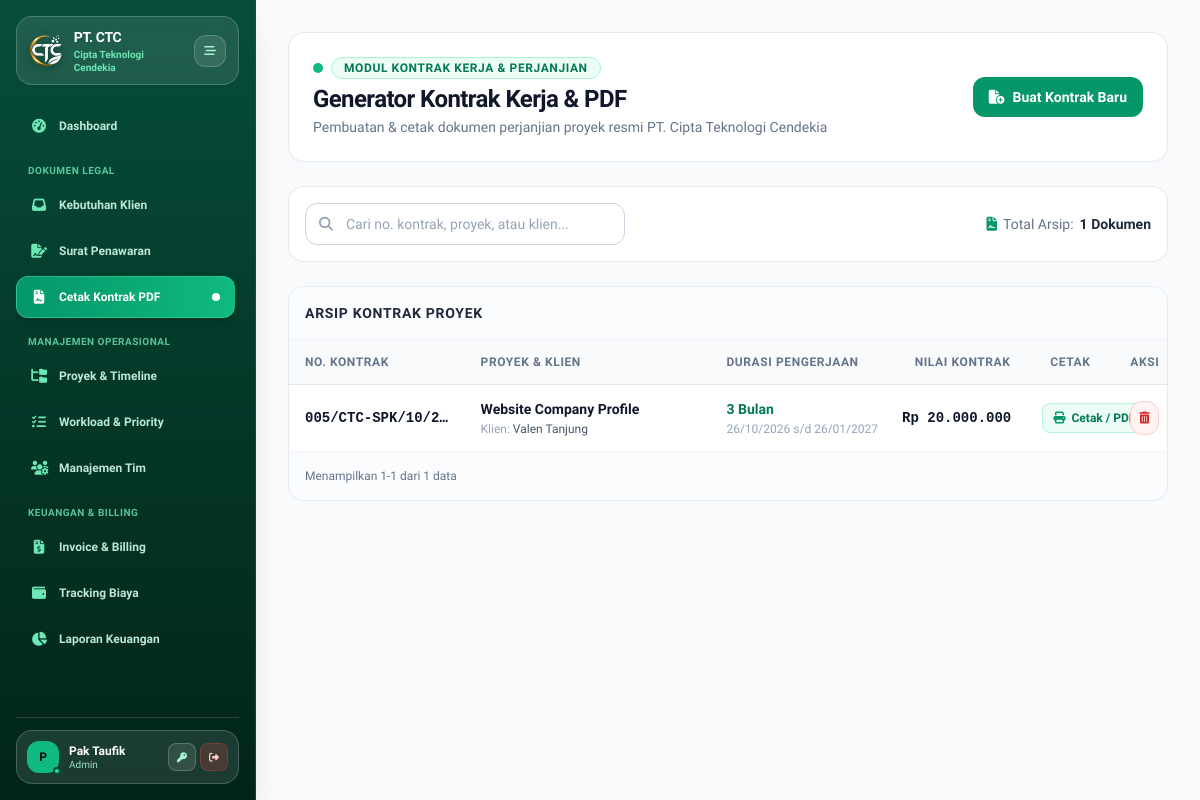
The app's page /modules/contracts/index.php (signed in), older data.
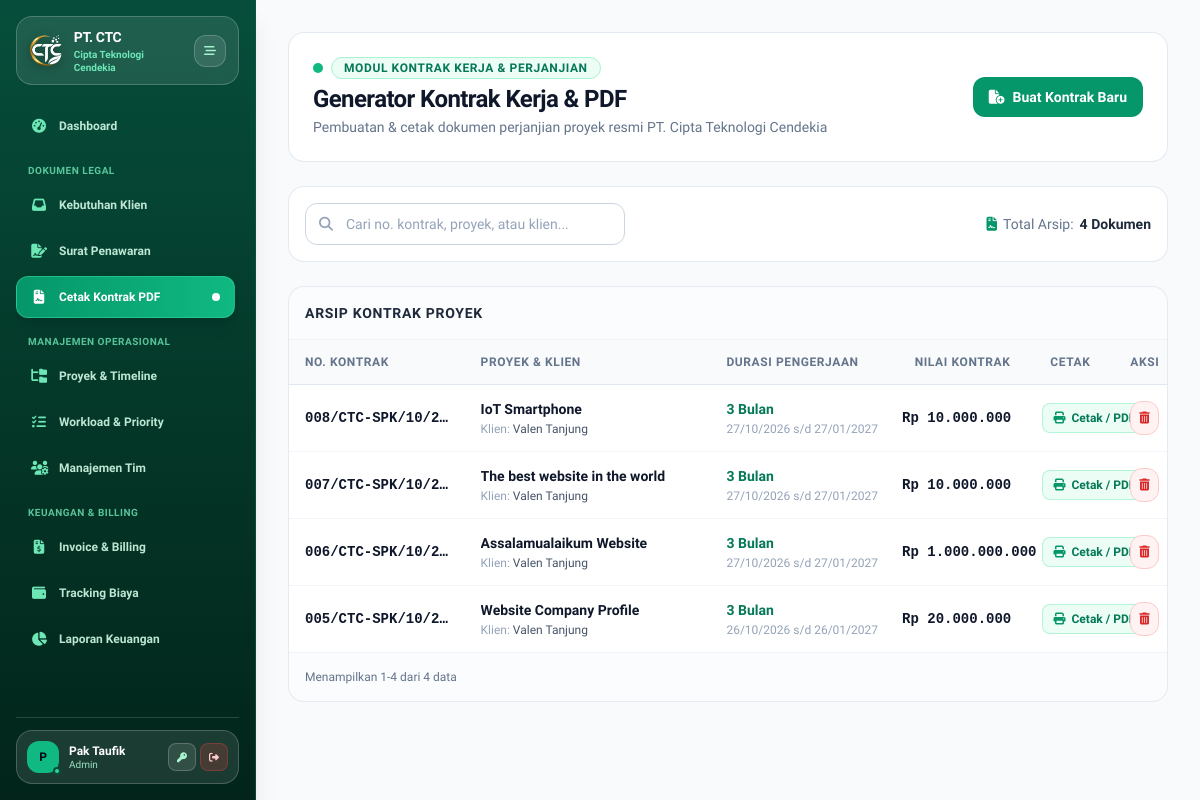
The same page, newer data.
### tables this page shows
CREATE TABLE `contracts` (
  `id` int(11) NOT NULL,
  `project_id` int(11) NOT NULL,
  `nomor_kontrak` varchar(100) NOT NULL,
  `durasi_bulan` int(11) NOT NULL,
  `tanggal_mulai` date NOT NULL,
  `tanggal_selesai` date NOT NULL,
  `nilai_kontrak` decimal(15,2) NOT NULL,
  `file_pdf` varchar(255) DEFAULT NULL,
  `created_at` timestamp NOT NULL DEFAULT current_timestamp()
);

### modules/contracts/index.php (the view, shortened to what the changed rows need)
<?php
require_once __DIR__ . '/../../config/database.php';
require_once __DIR__ . '/../../includes/header.php';
require_once __DIR__ . '/../../includes/sidebar.php';
$pdo->exec("
    CREATE TABLE IF NOT EXISTS `contracts` (
        `id` INT AUTO_INCREMENT PRIMARY KEY,
        `project_id` INT NULL,
        `nomor_kontrak` VARCHAR(100) NOT NULL,
        `tanggal_mulai` DATE NULL,
        `tanggal_selesai` DATE NULL,
        `durasi_bulan` INT DEFAULT 1,
        `nilai_kontrak` DECIMAL(15,2) DEFAULT 0.00,
        `created_at` TIMESTAMP DEFAULT CURRENT_TIMESTAMP
    ) ENGINE=InnoDB DEFAULT CHARSET=utf8mb4;
");
$stmt = $pdo->query("
    SELECT c.*,
           COALESCE(p.nama_projek, 'Kontrak Mandiri / Pengajuan') as nama_projek,
           COALESCE(p.klien, '-') as klien,
           COALESCE(p.budget, c.nilai_kontrak) as budget
    FROM contracts c
    LEFT JOIN projects p ON c.project_id = p.id
    ORDER BY c.created_at DESC
");
$contracts = $stmt->fetchAll();
?>
<main class="flex-1 p-4 sm:p-6 md:p-8 overflow-y-auto w-full min-w-0 bg-[#f8fafc] text-slate-800 selection:bg-emerald-600 selection:text-white">
    <div class="flex flex-col md:flex-row justify-between md:items-center gap-4 mb-6 bg-white p-5 sm:p-6 rounded-2xl border border-slate-200/90 shadow-xs">
        <div>
            <h1 class="text-xl md:text-2xl font-bold text-slate-900 tracking-tight">Generator Kontrak Kerja & PDF</h1>
        </div>
    </div>
    <div class="bg-white border border-slate-200/90 rounded-2xl p-4 mb-6 shadow-xs flex flex-col sm:flex-row items-center justify-between gap-3">
        <div class="text-xs sm:text-sm text-slate-500 font-medium flex items-center gap-1.5 self-end sm:self-auto">
            <i class="fa-solid fa-file-contract text-emerald-600"></i> Total Arsip: <span class="font-semibold text-slate-800"><?= count($contracts) ?> Dokumen</span>
        </div>
    </div>
    <div class="bg-white border border-slate-200/90 rounded-2xl shadow-xs overflow-hidden">
        <div class="w-full overflow-x-auto">
            <table class="w-full text-left border-collapse text-xs sm:text-sm table-fixed min-w-[850px]">
                <thead>
                    <tr class="bg-slate-50 border-b border-slate-200 text-xs font-semibold text-slate-500 uppercase tracking-wider">
                        <th class="py-3.5 px-4 w-[20%]">NO. KONTRAK</th>
                        <th class="py-3.5 px-4 w-[28%]">PROYEK & KLIEN</th>
                        <th class="py-3.5 px-4 w-[20%]">DURASI PENGERJAAN</th>
                        <th class="py-3.5 px-4 w-[16%] text-right">NILAI KONTRAK</th>
                        <th class="py-3.5 px-4 w-[10%] text-center">CETAK</th>
                        <th class="py-3.5 px-4 w-[6%] text-center">AKSI</th>
                    </tr>
                </thead>
                <tbody class="divide-y divide-slate-100" id="contractTableBody">
                    <?php if (empty($contracts)): ?>
                        <tr>
                            <td colspan="6" class="p-8 text-center text-slate-400 font-normal">
                                Belum ada kontrak proyek yang dibuat. Klik tombol "Buat Kontrak Baru" untuk membuat dokumen perjanjian resmi.
                            </td>
                        </tr>
                    <?php else: ?>
                        <?php foreach ($contracts as $c): ?>
                            <tr class="hover:bg-slate-50/70 transition contract-row align-middle"
                                data-search="<?= htmlspecialchars(strtolower(($c['nomor_kontrak'] ?? '') . ' ' . ($c['nama_projek'] ?? '') . ' ' . ($c['klien'] ?? ''))) ?>">
                                <td class="py-3.5 px-4 font-mono font-semibold text-slate-900 text-xs sm:text-sm truncate">
                                    <?= htmlspecialchars($c['nomor_kontrak']) ?>
                                </td>
                                <td class="py-3.5 px-4">
                                    <p class="font-semibold text-slate-900 text-xs sm:text-sm truncate"><?= htmlspecialchars($c['nama_projek']) ?></p>
                                    <p class="text-xs text-slate-400 font-normal truncate mt-0.5">Klien: <span class="font-medium text-slate-600"><?= htmlspecialchars($c['klien']) ?></span></p>
                                </td>
                                <td class="py-3.5 px-4 whitespace-nowrap">
                                    <p class="font-semibold text-emerald-700 text-xs sm:text-sm"><?= $c['durasi_bulan'] ?> Bulan</p>
                                    <p class="text-xs text-slate-400 font-normal mt-0.5">
                                        <?= !empty($c['tanggal_mulai']) ? date('d/m/Y', strtotime($c['tanggal_mulai'])) : '-' ?> s/d <?= !empty($c['tanggal_selesai']) ? date('d/m/Y', strtotime($c['tanggal_selesai'])) : '-' ?>
                                    </p>
                                </td>
                                <td class="py-3.5 px-4 text-right font-mono font-semibold text-slate-900 text-xs sm:text-sm whitespace-nowrap">
                                    Rp <?= number_format($c['nilai_kontrak'], 0, ',', '.') ?>
                                </td>
                                <td class="py-3.5 px-4 text-center whitespace-nowrap">
                                    <a href="print_pdf.php?id=<?= $c['id'] ?>" target="_blank" class="btn-press px-2.5 py-1.5 bg-emerald-50 text-emerald-700 border border-emerald-200/80 rounded-lg text-xs font-semibold hover:bg-emerald-100 transition inline-flex items-center gap-1.5 shadow-2xs">
                                        <i class="fa-solid fa-print text-emerald-600"></i> Cetak / PDF
                                    </a>
                                </td>
                                <td class="py-3.5 px-4 text-center whitespace-nowrap">
                                    <a href="index.php?delete=<?= $c['id'] ?>" onclick="return confirm('Hapus arsip kontrak ini?')" class="btn-press p-2 bg-red-50 hover:bg-red-100 text-red-600 border border-red-200 rounded-xl transition inline-flex items-center justify-center" title="Hapus Data">
                                        <i class="fa-solid fa-trash-can text-xs"></i>
                                    </a>
                                </td>
                            </tr>
                        <?php endforeach; ?>
                    <?php endif; ?>
                </tbody>
            </table>
        </div>
        <div class="p-4 border-t border-slate-100 flex flex-col sm:flex-row justify-between items-center gap-3 text-xs text-slate-500 bg-slate-50/50">
            <span class="font-medium" id="paginationInfo">Menampilkan 0 data</span>
        </div>
    </div>
</main>
<?php require_once __DIR__ . '/../../includes/footer.php'; ?>

Row changes from the older to the newer data that the page shows:
added contracts: nomor_kontrak "008/CTC-SPK/10/2…", nama_projek "IoT Smartphone", klien "Valen Tanjung", durasi_bulan "3", tanggal_mulai "27/10/2026", tanggal_selesai "27/01/2027", nilai_kontrak "10.000.000"
added contracts: nomor_kontrak "007/CTC-SPK/10/2…", nama_projek "The best website in the world", klien "Valen Tanjung", durasi_bulan "3", tanggal_mulai "27/10/2026", tanggal_selesai "27/01/2027", nilai_kontrak "10.000.000"
added contracts: nomor_kontrak "006/CTC-SPK/10/2…", nama_projek "Assalamualaikum Website", klien "Valen Tanjung", durasi_bulan "3", tanggal_mulai "27/10/2026", tanggal_selesai "27/01/2027", nilai_kontrak "1.000.000.000"
Text that changed along with them:
count($contracts): "1" → "4"
text written by a page script: "Menampilkan 1-1 dari 1 data" → "Menampilkan 1-4 dari 4 data"
